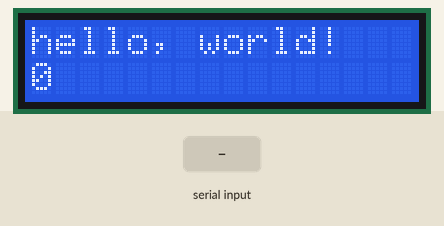
Simulated run of this sketch. Board: Arduino Uno, built with avr-gcc and run on an emulated ATmega328P. Parts: 16×2 character LCD. The inputs (shaded band) are chosen by the test bench. What the sketch prints to the serial monitor is not drawn.

Above: at 0.1 s.
At 1.6 s:
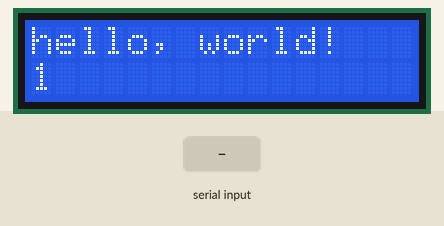
1.7 s: "1" received over Serial
At 2.6 s:
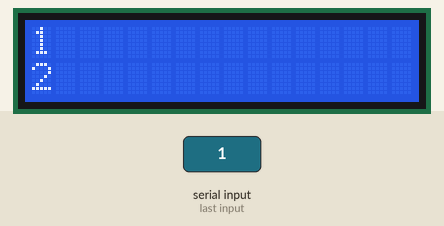
Timing chart, 0 to 4.7 s (numbered marks = the images above; inputs shaded):
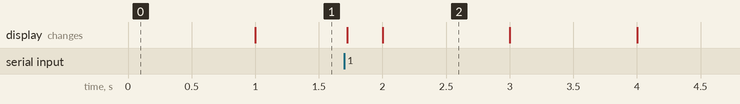

The sketch:

arduino_nodejs_lcd.ino
```cpp
/*

*/

// include the library code:
#include <LiquidCrystal.h>

// initialize the library with the numbers of the interface pins
LiquidCrystal lcd(12, 11, 5, 4, 3, 2);

void setup() {

  lcd.begin(16, 2);
  lcd.print("hello, world!");

  Serial.begin(9600);

}

void loop() {

  if (Serial.available() > 0) {

    String receivedString = "";

    while (Serial.available() > 0) {
      receivedString += char(Serial.read ());
      delay(20);
    }

    Serial.println(receivedString);

    // Serial.println(receivedString);
    lcd.clear();
    lcd.setCursor(0, 0);
    lcd.print(receivedString);

  }

  lcd.setCursor(0, 1);
  lcd.print(millis() / 1000);

}
```

Measured:
- after the input at 1.7 s, the display: first changes at once (image 2 shows a later state)
- what the display in image 2 shows lasts 1.0 s, from 2.0 s to 3.0 s
